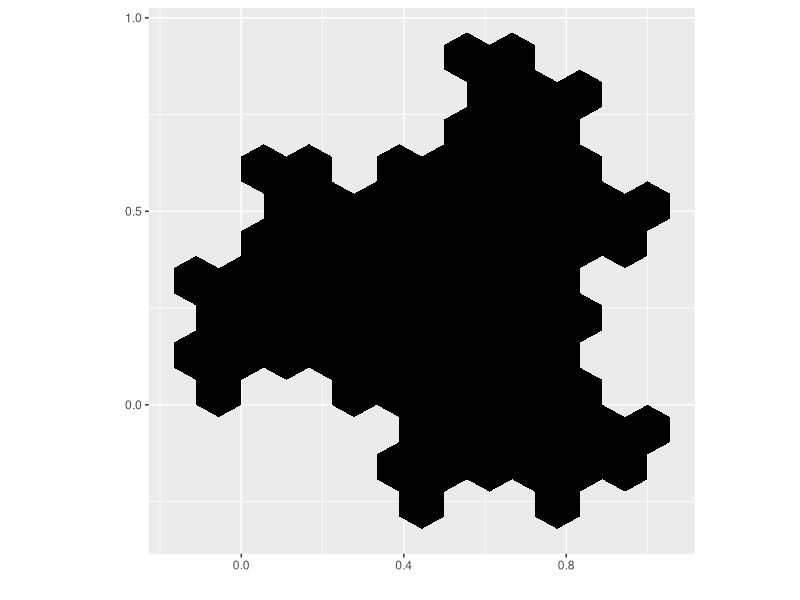

Here is the R script that generated this plot:
#========================================================
# Deterministic Algorithm Example: Fudgeflake
#========================================================


 library(ggplot2)

  # = Pick the number of iterations =
  N <- 4
  
  lambda <- 1/sqrt(3)
  theta <- pi/6
  R <- matrix(data=c(cos(theta), -sin(theta), sin(theta), cos(theta)), byrow=TRUE, nrow=2, ncol=2)
  
  A <- lambda*R
  
  f_1 <- function(x){
    A%*%x
  }
  
  f_2 <- function(x){
    A%*%x + c(1/2, sqrt(3)/6)
  }
  
  f_3 <- function(x){
    A%*%x + c(1/2, -sqrt(3)/6)
  }
  
  
  # = = = = = = = = = = = = 
  
  # = Define the starting set =
  
  a <- c(0,sqrt(3)/3)
  b <- c(1/2, sqrt(3)/3 + sqrt(3)/6)
  c <- c(1,sqrt(3)/3)
  d <- c(1,0)
  e <- c(1/2,-sqrt(3)/6)
  f <- c(0,0)
  
  S<-list()
  S[[1]] <- a
  S[[2]] <- b
  S[[3]] <- c
  S[[4]] <- d
  S[[5]] <- e
  S[[6]] <- f
  
  ref <- c(1/2, sqrt(3)/6)
  
  # = = = = = = = = = = = = = = = = = = = = = = = = =
  
  
  # = Iterate the functions =
  
  FF <- list()
  pts <- list()
  refs <- list()
  
  refs[[1]] <- ref
  
  for(i in 1:N){
    
    for(j in 1:length(refs)){
      
      pts[[j]] <- list(f_1(refs[[j]]),
                       f_2(refs[[j]]),
                       f_3(refs[[j]]))
    }
    
    for(j in 1:length(S)){
      
      FF[[j]] <- list(f_1(S[[j]]),
                      f_2(S[[j]]),
                      f_3(S[[j]]))
      
    }
    
    S <- unlist(FF, recursive = FALSE)
    refs <- unlist(pts, recursive=FALSE)
  }

  
# = Prep to plot the lines between the pairs of points in the list S
 
  X<-vector()
  Y<-vector()
  
  for(j in 1:length(S)){
   p <- S[[j]]
    X[j] <- p[1]
    Y[j] <- p[2]
  
 } 
  
# Prepare reference x and y values
  x<-vector()
  y<-vector()
  
  for(j in 1:length(refs)){
    r <- refs[[j]]
    x[j] <- r[1]
    y[j] <- r[2]
  } 

#----------------------------------------------------------
# Prepare a list of vertices to use as the shading polygons

refs_df <- data.frame(x,y)
pts_df <- data.frame(X, Y)
regions <- list()
corners <- list()

shrink <- lambda^N

 for(i in 1:length(refs)){
   for(j in 1: nrow(pts_df)){
     how_far <- c(sqrt((pts_df[[j,1]]-refs_df[[i,1]])^2 + (pts_df[[j,2]]-refs_df[[i,2]])^2))
     if(how_far <= shrink){
       corners[[j]] <- pts_df[j,]
     } else{corners[[j]] <- NA}
   }
   regions[[i]]<- corners
 }

#-----------------------------------------------
# Convert each list of vertices to a dataframe

regions_dfs <- list()

for(j in 1:length(regions)){
  
  test_region <- regions[[j]]
  tr_df <- data.frame(matrix(NA, nrow = length(test_region), ncol = 2))
  
  for(i in 1:length(test_region)){
    if(length(test_region[[i]][1])>0 & length(test_region[[i]][2])>0){
      
      tr_df[i,1] <- test_region[[i]][1]
      tr_df[i,2] <- test_region[[i]][2]
      
    }
  }
  
  # Remove null rows
  tr_df <- tr_df[unique(which(!is.na(tr_df), arr.ind = TRUE)[,1]),]
  
  # Remove duplicates
  tr_df <- tr_df[!duplicated(round(tr_df, digits=4)), ]
  
  # Add to list of dataframes
  regions_dfs[[j]] <- tr_df
}

#---------------------------------------------------------------------------------
# Plot the shading using geom_polygon
# When using geom_polygon, you will typically need two data frames:
# one contains the coordinates of each polygon (positions),  and the
# other the values associated with each polygon (values).  An id
# variable links the two together

# Combine regions into one dataframe, using convex hull to fix ordering
df <- regions_dfs[[1]]
df <- df[chull(df),]

for(i in 2:length(regions_dfs)){
  add_below <- regions_dfs[[i]]
  df <- rbind(df, add_below[chull(add_below),])
}
row.names(df) <- c(1:nrow(df))

# Define id variables to specify groups to be shaded
ids <- c(1:length(regions_dfs))

# Combine a ids, a constant shading value, and vertices
datapoly <- data.frame(
  id = rep(ids, each = 6),
  value = rep(1, each = 6),
  x = df$X1,
  y = df$X2
)

# Create the plot
p <- ggplot(datapoly, aes(x = x, y = y)) +
  geom_polygon(aes(fill = value, group = id))
p + guides(fill=FALSE) +
    scale_fill_gradient(low="black", high="black") +
    theme(aspect.ratio=1) + xlab("") + ylab("")


